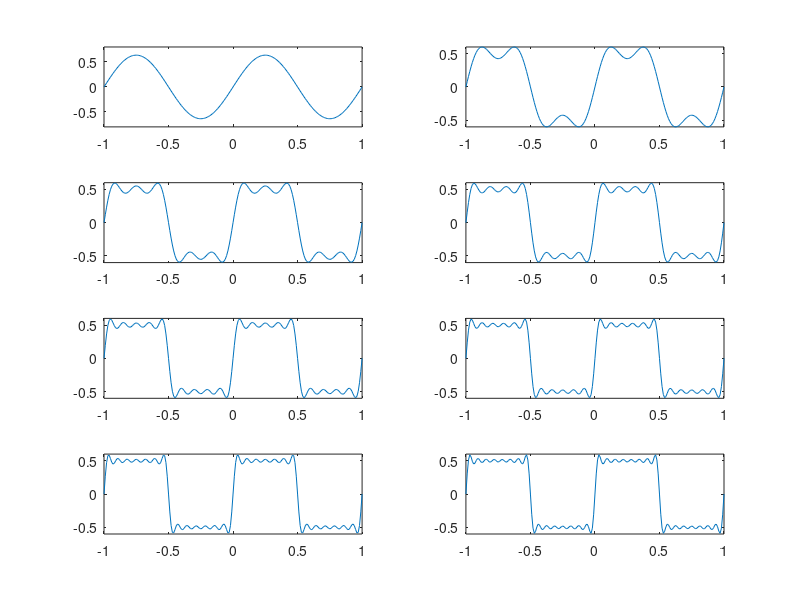

The MATLAB source for this figure:
% meandr.m
% количество отсчетов (гармоник):
N=8;
% частота дискретизации:
t=-1:0.01:1;
% значение амплитуды
A=1;
% период:
T=1;

% амплитуда гармоник
nh=(1:N)*2-1;
% массив коэффициентов для ряда, заданного через cos:
Am=2/pi ./ nh;
%Am(2:2:end) = -Am(2:2:end);
% массив гармоник:
harmonics=sin(2 * pi * nh' * t/T);
% массив элементов ряда:
s1=harmonics.*repmat(Am',1,length(t));
% Суммирование ряда:
s2=cumsum(s1);
% Построение графиков:
for k=1:N
  subplot(4,2,k)
  plot(t, s2(k,:))
  xticks(-1:.5:1)
  yticks(-1:.5:1)
end

% Экспорт рисунка в файл .png:
print("plot-meandr-sin.png");
